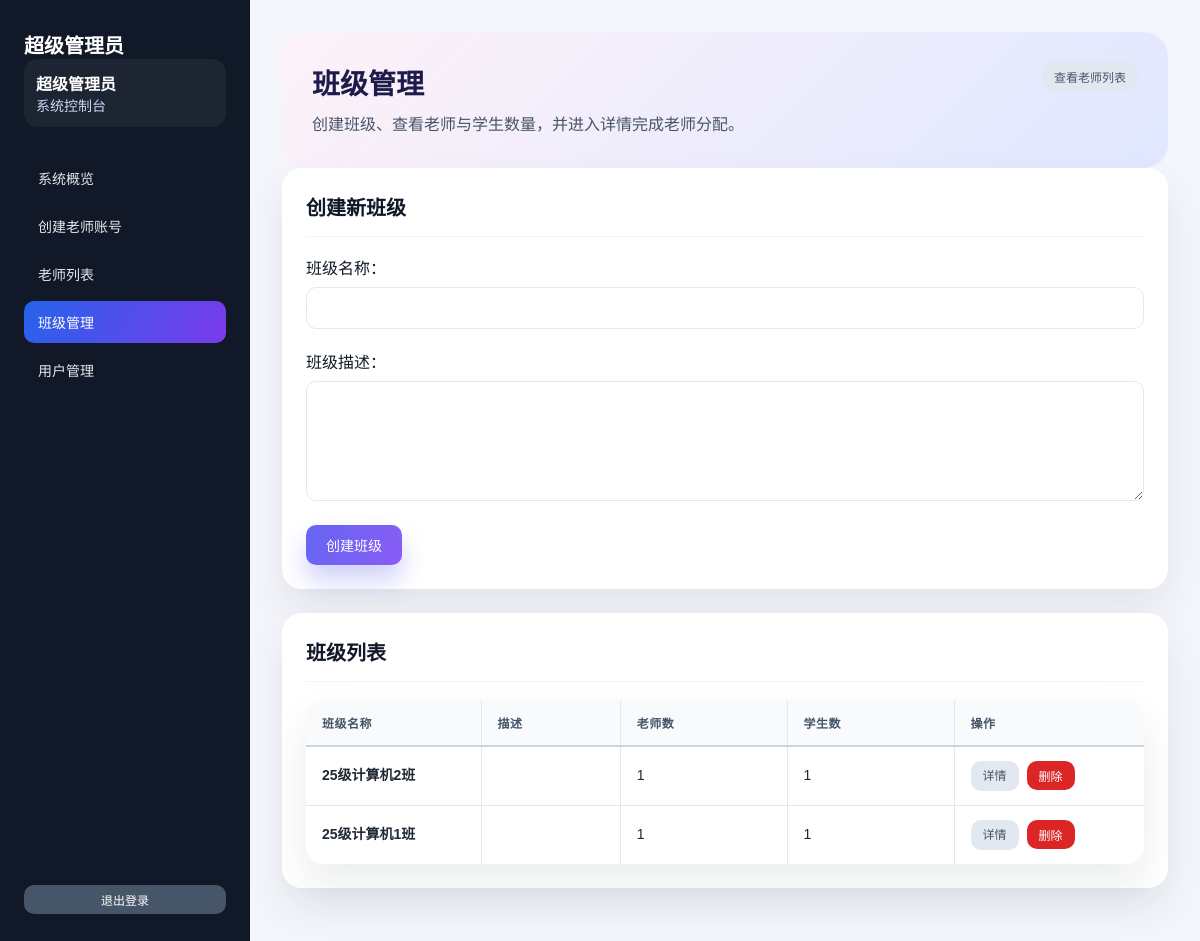
Screenshot of /admin/manage_classes.php (signed in) with the database file from the repository.
### tables this page shows
CREATE TABLE `users` (
  `id` int(11) NOT NULL AUTO_INCREMENT,
  `username` varchar(50) NOT NULL,
  `password` varchar(255) NOT NULL,
  `name` varchar(50) NOT NULL,
  `role` enum('admin','teacher','student') NOT NULL DEFAULT 'student',
  `class_id` int(11) DEFAULT NULL COMMENT '班级ID，学生所属班级',
  `teacher_id` int(11) DEFAULT NULL COMMENT '创建该学生的老师ID',
  `created_by` int(11) DEFAULT NULL COMMENT '创建者ID',
  `created_at` datetime DEFAULT CURRENT_TIMESTAMP,
  PRIMARY KEY (`id`),
  UNIQUE KEY `username` (`username`),
  KEY `teacher_id` (`teacher_id`),
  KEY `created_by` (`created_by`),
  CONSTRAINT `users_ibfk_1` FOREIGN KEY (`teacher_id`) REFERENCES `users` (`id`) ON DELETE SET NULL,
  CONSTRAINT `users_ibfk_2` FOREIGN KEY (`created_by`) REFERENCES `users` (`id`) ON DELETE SET NULL
);

CREATE TABLE `classes` (
  `id` int(11) NOT NULL AUTO_INCREMENT,
  `name` varchar(100) NOT NULL COMMENT '班级名称',
  `description` text COMMENT '班级描述',
  `created_at` datetime DEFAULT CURRENT_TIMESTAMP,
  PRIMARY KEY (`id`)
);

### config.php (called while the page is built, shortened)
<?php
function getDB() {
    static $pdo = null;
    if ($pdo === null) {
        try {
            $dsn = "mysql:host=" . DB_HOST . ";dbname=" . DB_NAME . ";charset=" . DB_CHARSET;
            $pdo = new PDO($dsn, DB_USER, DB_PASS);
            $pdo->setAttribute(PDO::ATTR_ERRMODE, PDO::ERRMODE_EXCEPTION);
            $pdo->setAttribute(PDO::ATTR_DEFAULT_FETCH_MODE, PDO::FETCH_ASSOC);
        } catch(PDOException $e) {
            die("数据库连接失败: " . $e->getMessage());
        }
    }
    return $pdo;
}
function getCurrentUser() {
    $pdo = getDB();
    $stmt = $pdo->prepare("SELECT * FROM users WHERE id = ?");
    $stmt->execute([$_SESSION['user_id']]);
    return $stmt->fetch();
}
?>

### admin/manage_classes.php (the view, shortened to what this page needs)
<?php
require_once '../config.php';
require_once 'admin_sidebar.php';
$pdo = getDB();
$user = getCurrentUser();
$classes = $pdo->query("SELECT c.*,
                       COUNT(DISTINCT tc.teacher_id) as teacher_count,
                       COUNT(DISTINCT u.id) as student_count
                       FROM classes c
                       LEFT JOIN teacher_classes tc ON c.id = tc.class_id
                       LEFT JOIN users u ON u.class_id = c.id AND u.role = 'student'
                       GROUP BY c.id
                       ORDER BY c.created_at DESC")->fetchAll();
?>
<!DOCTYPE html>
<html lang="zh-CN">
<head>
    <link rel="stylesheet" href="../style.css">
</head>
<body>
    <div class="app-shell">
        <?php renderAdminSidebar('manage_classes', $user); ?>
        <main class="app-content">
            <section class="page-hero">
                <div>
                    <h1>班级管理</h1>
                    <p>创建班级、查看老师与学生数量，并进入详情完成老师分配。</p>
                </div>
                <div>
                    <a href="teacher_list.php" class="btn btn-muted btn-small">查看老师列表</a>
                </div>
            </section>
            <div class="card">
                <div class="card-header">
                    <h2>创建新班级</h2>
                </div>
                <form method="POST">
                    <div class="form-group">
                        <label>班级名称：</label>
                        <input type="text" name="name" required>
                    </div>
                    <div class="form-group">
                        <label>班级描述：</label>
                        <textarea name="description"></textarea>
                    </div>
                    <button type="submit" name="create_class" class="btn btn-primary">创建班级</button>
                </form>
            </div>
            <div class="card">
                <div class="card-header">
                    <h2>班级列表</h2>
                </div>
                <div class="table-wrapper">
                    <table>
                        <thead>
                            <tr>
                                <th>班级名称</th>
                                <th>描述</th>
                                <th>老师数</th>
                                <th>学生数</th>
                                <th>操作</th>
                            </tr>
                        </thead>
                        <tbody>
                            <?php if (empty($classes)): ?>
                                <tr>
                                    <td colspan="5" style="text-align: center; color: #94a3b8;">暂无班级</td>
                                </tr>
                            <?php else: ?>
                                <?php foreach ($classes as $class): ?>
                                    <tr>
                                        <td><strong><?php echo htmlspecialchars($class['name']); ?></strong></td>
                                        <td><?php echo htmlspecialchars($class['description'] ?? ''); ?></td>
                                        <td><?php echo $class['teacher_count']; ?></td>
                                        <td><?php echo $class['student_count']; ?></td>
                                        <td class="table-actions">
                                            <a href="class_detail.php?id=<?php echo $class['id']; ?>" class="btn btn-muted btn-small">详情</a>
                                            <form method="POST" onsubmit="return confirm('确定要删除班级「<?php echo htmlspecialchars($class['name']); ?>」吗？');">
                                                <button type="submit" name="delete_class" class="btn btn-danger btn-small">删除</button>
                                            </form>
                                        </td>
                                    </tr>
                                <?php endforeach; ?>
                            <?php endif; ?>
                        </tbody>
                    </table>
                </div>
            </div>
        </main>
    </div>
</body>
</html>

### admin/admin_sidebar.php (shortened to what this page needs)
<?php
function renderAdminSidebar($activeKey = 'dashboard', $user = null) {
    $menu = [
        'dashboard' => ['label' => '系统概览', 'href' => 'index.php'],
        'create_teacher' => ['label' => '创建老师账号', 'href' => 'create_teacher.php'],
        'teacher_list' => ['label' => '老师列表', 'href' => 'teacher_list.php'],
        'manage_classes' => ['label' => '班级管理', 'href' => 'manage_classes.php'],
        'user_list' => ['label' => '用户管理', 'href' => 'user_list.php'],
    ];
    $userName = $user ? htmlspecialchars($user['name']) : '管理员';
    ?>
    <aside class="app-sidebar" id="app-sidebar">
        <div>
            <div class="sidebar-brand">超级管理员</div>
            <div class="sidebar-user">
                <strong><?php echo $userName; ?></strong>
                <span>系统控制台</span>
            </div>
        </div>
        <nav class="sidebar-menu">
            <?php foreach ($menu as $key => $item): ?>
                <a href="<?php echo $item['href']; ?>" class="<?php echo $key === $activeKey ? 'active' : ''; ?>" onclick="closeMobileMenu()">
                    <?php echo htmlspecialchars($item['label']); ?>
                </a>
            <?php endforeach; ?>
        </nav>
        <a href="logout.php" class="btn btn-secondary btn-small" onclick="closeMobileMenu()">退出登录</a>
    </aside>
    <?php
}

### style.css (style rules this page uses)
* { margin: 0; padding: 0; box-sizing: border-box; }
body { font-family: 'Microsoft YaHei', Arial, sans-serif; background: #f4f6fb; min-height: 100vh; color: #1f2933; }
.app-shell { display: flex; min-height: 100vh; }
.app-sidebar { width: 250px; background: #111827; color: white; display: flex; flex-direction: column; padding: 30px 24px; gap: 30px; }
.sidebar-brand { font-size: 20px; font-weight: 600; }
.sidebar-user { background: rgba(255,255,255,0.05); border-radius: 14px; padding: 12px; }
.sidebar-user span { display: block; font-size: 14px; color: #cbd5f5; }
.sidebar-menu { display: flex; flex-direction: column; gap: 6px; flex: 1; }
.sidebar-menu a { color: #e5e7eb; padding: 11px 14px; border-radius: 10px; text-decoration: none; transition: background 0.2s, transform 0.2s; font-size: 14px; }
.sidebar-menu a.active { background: linear-gradient(120deg, #2563eb, #7c3aed); color: #fff; }
.app-content { flex: 1; padding: 32px; }
.page-hero { background: linear-gradient(135deg, #fdf2f8, #e0e7ff); border-radius: 24px; padding: 30px; display: flex; justify-content: space-between; gap: 40px; align-items: flex-start; }
.page-hero h1 { font-size: 28px; color: #1e1b4b; margin-bottom: 10px; }
.page-hero p { color: #475569; line-height: 1.6; }
.form-group { margin-bottom: 20px; }
.form-group label { display: block; margin-bottom: 8px; color: #111827; font-weight: 500; }
.form-group input, .form-group textarea, .form-group select { width: 100%; padding: 12px; border: 1px solid #e2e8f0; border-radius: 10px; font-size: 14px; font-family: inherit; background: #fff; }
.form-group textarea { min-height: 120px; resize: vertical; }
.btn { padding: 10px 20px; border: none; border-radius: 10px; cursor: pointer; font-size: 14px; transition: all 0.3s; text-decoration: none; display: inline-block; text-align: center; font-weight: 500; }
.btn-primary { background: linear-gradient(120deg, #6366f1, #8b5cf6); color: white; box-shadow: 0 15px 25px rgba(99, 102, 241, 0.3); }
.btn-danger { background: #dc2626; color: white; }
.btn-secondary { background: #475569; color: white; }
.btn-muted { background: #e2e8f0; color: #475569; }
.btn-small { padding: 6px 12px; font-size: 12px; }
.card { background: white; border-radius: 20px; padding: 24px; margin-bottom: 24px; box-shadow: 0 20px 40px rgba(15, 23, 42, 0.08); }
.card-header { border-bottom: 1px solid #f1f5f9; padding-bottom: 15px; margin-bottom: 18px; }
.card-header h2 { color: #111827; font-size: 20px; }
.table-wrapper { background: white; border-radius: 18px; box-shadow: 0 20px 40px rgba(15, 23, 42, 0.08); overflow: hidden; position: relative; }
table { width: 100%; border-collapse: collapse; border-spacing: 0; table-layout: auto; }
table th, table td { padding: 14px 16px; border-right: 1px solid #e2e8f0; border-bottom: 1px solid #e2e8f0; text-align: left; vertical-align: middle; box-sizing: border-box; margin: 0; }
table th:last-child, table td:last-child { border-right: none; }
table tr:last-child td { border-bottom: none; }
table th { background: #f8fafc; font-size: 12px; letter-spacing: 0.04em; color: #475569; text-transform: uppercase; font-weight: 600; white-space: nowrap; border-bottom: 2px solid #cbd5e1; }
table td { word-break: break-word; font-size: 14px; line-height: 1.5; background: white; }
table th:nth-child(1), table td:nth-child(1) { min-width: 100px; max-width: 150px; }
table th:nth-child(2), table td:nth-child(2) { min-width: 100px; max-width: 150px; }
table th:nth-child(3), table td:nth-child(3) { min-width: 120px; max-width: 180px; text-align: left; }
table th:nth-child(4), table td:nth-child(4) { min-width: 120px; max-width: 180px; text-align: left; }
table th:nth-child(5), table td:nth-child(5) { min-width: 150px; max-width: 200px; text-align: left; }
table th:last-child, table td:last-child { min-width: 100px; white-space: nowrap; text-align: left; }
.table-actions { display: flex; gap: 8px; flex-wrap: wrap; align-items: center; justify-content: flex-start; }
.table-actions form { display: inline-flex; margin: 0; }
.table-actions .btn { white-space: nowrap; }

### rows the page displays
users: name "超级管理员"
classes: name "25级计算机2班", teacher_count "1", student_count "1"
classes: name "25级计算机1班", teacher_count "1", student_count "1"

### other values shown
$item['label'] "系统概览"
$item['label'] "创建老师账号"
$item['label'] "老师列表"
$item['label'] "班级管理"
$item['label'] "用户管理"
